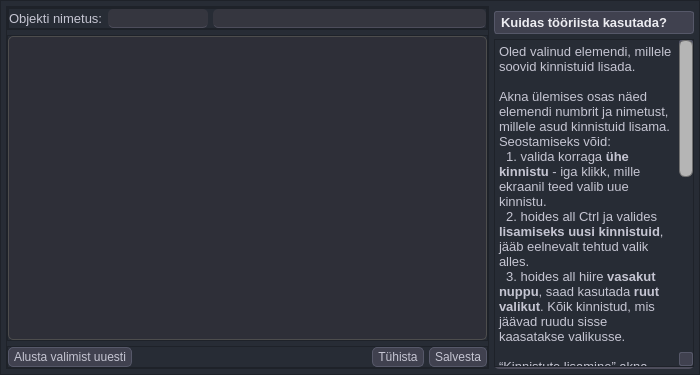
<?xml version="1.0" encoding="UTF-8"?>
<ui version="4.0">
 <class>Dialog</class>
 <widget class="QDialog" name="Dialog">
  <property name="geometry">
   <rect>
    <x>0</x>
    <y>0</y>
    <width>700</width>
    <height>375</height>
   </rect>
  </property>
  <property name="minimumSize">
   <size>
    <width>700</width>
    <height>375</height>
   </size>
  </property>
  <property name="maximumSize">
   <size>
    <width>700</width>
    <height>375</height>
   </size>
  </property>
  <property name="windowTitle">
   <string>Kinnistutega sidumine</string>
  </property>
  <property name="windowOpacity">
   <double>1.000000000000000</double>
  </property>
  <property name="styleSheet">
   <string notr="true">

#lblDescription {
    border: None;
    background-color: #272c35;
    color: #c5c5d2;
    padding-left: 0px; /* Adjust the left padding as needed */
    padding-right: 0px; /* Adjust the right padding as needed */
    padding-top: 0px; /* Adjust the top padding as needed */
    padding-bottom: 0px; /* Adjust the bottom padding as needed */
}


#fHeader, #fHelpMenu, 
#fSettingsFolders, #fSettingsFolderStucture,
#fSettingsMain 
{
   border: 2px solid #4d4d5b;    /*Same border style as QLineEdit */
    border-radius: 5px;
	border-top: none;
    border-left: none;
    border-right: none;
}


QWidget{
    background-color: #272c35;
	color:#c5c5d2
}


/*esialgu jaotamata omadused*/



QCheckBox:disabled {
    color: #8a95a5; /* Adjust text color for disabled state */
}


QAbstractItemView {
	background-color:#40414f;
	color:#ececf1;
	border: 1px solid #565869;
	border-radius: 4px;
	padding-left: 0px
}


QPushButton{
	padding: 2px 5px;
	text-align: center;
	border-radius: 5px;
	background-color:#40414f;
	border: 1px solid #565869;
}


QPushButton:hover{
    background-color: #8e8ea0;
	border: 0.5px solid #acacbe;
	color: #343541;
	text-align: center;
	padding: 2px 5px;
    border-radius: 5px;	
}

QPushButton:disabled {
    background-color: #303040; /* Adjusted disabled background color */
    border: 1px solid #707070; /* Adjust border color for disabled state */
    color: #8a95a5; /* Adjust text color for disabled state */
}

QLabel {
    background-color: #40414f;
    color: #ececf1;
    border: 1px solid #565869;
    border-radius: 3px;
    padding: 3px;
}

#label_12,
#label_11
 {
    background-color: #40414f;
    color: #ececf1;
    border: 1px solid #565869;
	padding: 1px 4px 1px 4px;

}

QLineEdit {
    background-color: #35363f;  /* Lighter background color */
    color: #ececf1;
    border: 1px solid #4d4d5b;  /*Thinner border with a different color */
    border-radius: 5px;
    padding: 1px 4px 1px 4px;	
}

QLineEdit:hover {
    background-color: #3d3e47;  /* Slightly darker background color on hover */
}

/* Remove top and side borders */
QLineEdit {
    border-top: none;
    border-left: none;
    border-right: none;
}

QLineEdit:disabled {
    color: #8a95a5; /* Adjust text color for disabled state */
}



/* General QComboBox styles */
QComboBox {
    background-color: #40414f; /* Set the background color */
    color: #ececf1;
    border: 1px solid #565869;
    border-radius: 3px;
    padding-left: 5px;
}

/* Style the dropdown button */
QComboBox::drop-down {
    background-color: #40414f;
    border: 0px solid #40414f;
    border-radius: 10px;
    width: 16px;
    height: 16px;
    subcontrol-origin: padding;
    subcontrol-position: left; /* Center the arrow icon */
}

/* Style for the list view that shows the items */
QComboBox QAbstractItemView {
    background-color: #40414f;
    border: 1px solid #acacbe;
    selection-background-color: #800080; /* Set the color of the selected row to purple */
    selection-color: #ececf1; /* Ensure the text color of the selected row is readable */
}

/* Style for individual items in the list */
QComboBox QAbstractItemView::item {
    background-color: #40414f;
    color: #ececf1; /* Set the text color */
}

/* Style for the selected item */
QComboBox QAbstractItemView::item:selected {
    background-color: #800080; /* Set the background color of the selected row to purple */
    color: #ececf1; /* Ensure the text color of the selected row is readable */
}

/* Style for the hovered item */
QComboBox QAbstractItemView::item:hover {
    background-color: #a64ca6; /* Set the background color of the hovered row to a lighter purple */
    color: #ececf1; /* Ensure the text color of the hovered row is readable */
}

/* Style the QComboBox when it is focused */
QComboBox:focus {
    border: 0.5px solid #acacbe;
}

/* Style the arrow inside the dropdown */
QComboBox::down-arrow {
    width: 0;
    height: 0;
    border-left: 6px solid #40414f;
    border-right: 6px solid #40414f;
    border-top: 8px solid #ececf1; /* Adjust the color to match your design */
    margin: 8px auto; /* Center the arrow */
}

/* Style the QComboBox when it is in &quot;on&quot; state */
QComboBox::on {
    border: 0.5px solid #acacbe;
}

/* Style the QComboBox when it is disabled */
QComboBox:disabled {
    background-color: #40414f; /* Set the background color for the disabled state */
    border: 1px solid #565869; /* Adjust border color for disabled state */
    color: #8a95a5; /* Adjust text color for disabled state */
}


/* General QTableView adjustments */
QTableView {
    background-color: #2e2f38; /* Dark gray for all rows */
    color: #d1d1e0; /* Light gray text color */
    border: 1px solid #4d4d4d; /* Border color matching the scrollbar groove */
    border-radius: 5px; /* Rounded corners */
    gridline-color: #565869; /* Gridline color */
    selection-background-color: qlineargradient(
        x1: 0, y1: 0, x2: 0, y2: 1,
		stop: 0 rgba(46, 47, 56, 10),   /* Lighter gray with higher transparency (about 47%) */
        stop: 1 rgba(210, 72, 72, 50)    /* Darker red with lower transparency (about 29%) */
    ); /* Gradient for selected cells */
    selection-color: #ececf1; /* Lighter text color for selected cells */
}

/* Adjust header style */
QHeaderView::section {
    background-color: #35353f; /* Darker gray background for the header */
    color: #d1d1e0; /* Light gray text color in the header */
    border-top: 0.5px solid #323232; /* Slightly darker border on top */
    border-left: 0.5px solid #323232; /* Slightly darker border on left */
    border-right: 0.5px solid #323232; /* Slightly darker border on right */
    border-bottom: 1px solid #4d4d4d; /* Lighter bottom border to separate data from headers */
    padding: 1px 3px; /* Slightly reduced padding */
    border-top-left-radius: 2px; /* Retain rounding on the top-left corner */
    border-top-right-radius: 2px; /* Retain rounding on the top-right corner */
    border-bottom-left-radius: 0px; /* No rounding on the bottom-left corner */
    border-bottom-right-radius: 0px; /* No rounding on the bottom-right corner */
    font-size: 11px; /* Reduced font size */
}

/* Style for hovered rows */
QTableView::item:hover {
    background-color: #4e4f5b; /* Medium gray background color when hovering over a row */
    color: #ececf1; /* Text color on hover for better contrast */
}

/* Style for selected rows */
QTableView::item:selected {
    background-color: qlineargradient(
        x1: 0, y1: 0, x2: 0, y2: 1,
		stop: 0 rgba(46, 47, 56, 10),   /* Lighter gray with higher transparency (about 47%) */
        stop: 1 rgba(210, 72, 72, 50)    /* Darker red with lower transparency (about 29%) */
    ); /* Gradient background color for selected rows */
    color: #ececf1; /* Light gray text color for selected rows */
}

/* Style for all rows (non-selected) */
QTableView::item {
    background-color: qlineargradient(
        x1: 0, y1: 0, x2: 0, y2: 1,
        stop: 0 rgba(80, 80, 80, 25),   /* Lighter gray with 20% opacity (2 steps lighter) */
        stop: 1 rgba(42, 42, 51, 255)    /* Darker gray with 35% opacity */
    ); /* Gradient background color for non-selected rows */
    color: #d1d1e0; /* Light gray text color */
}

/* Ensure deselected rows return to their original state */
QTableView::item:!selected {
    background-color: qlineargradient(
        x1: 0, y1: 0, x2: 0, y2: 1,
        stop: 0 rgba(80, 80, 80, 25),   /* Lighter gray with 20% opacity (2 steps lighter) */
        stop: 1 rgba(42, 42, 51, 255)    /* Darker gray with 35% opacity */
    ); /* Reset to the default background color */
    color: #d1d1e0; /* Reset to the default text color */
}

/* General QScrollBar style within QTableView */
QScrollBar:vertical, QScrollBar:horizontal {
    background-color: transparent; /* Ensure the scrollbar background is transparent */
}

/* Vertical scroll bar groove (track) */
QScrollBar::groove:vertical {
    border: 1px solid #4d4d4d; /* Dark border around the groove */
    width: 8px; /* Width of the groove */
    background: #333; /* Darker gray for the groove background */
    border-radius: 3px; /* Adjusted to be less than half of 8px */
}

/* Horizontal scroll bar groove (track) */
QScrollBar::groove:horizontal {
    border: 1px solid #4d4d4d; /* Dark border around the groove */
    height: 8px; /* Height of the groove */
    background: #333; /* Darker gray for the groove background */
    border-radius: 3px; /* Adjusted to be less than half of 8px */
}

/* Vertical scroll bar handle (thumb) */
QScrollBar::handle:vertical {
    background: #b5b5b5; /* Lighter gray for the handle */
    border: 1px solid #707070; /* Slightly darker border for the handle */
    width: 16px; /* Width of the handle */
    border-radius: 6px; /* Adjusted to be less than half of 16px for a rounded effect */
}

/* Horizontal scroll bar handle (thumb) */
QScrollBar::handle:horizontal {
    background: #b5b5b5; /* Lighter gray for the handle */
    border: 1px solid #707070; /* Slightly darker border for the handle */
    height: 16px; /* Height of the handle */
    border-radius: 6px; /* Adjusted to be less than half of 16px for a rounded effect */
}

/* Handle when hovered (both vertical and horizontal) */
QScrollBar::handle:vertical:hover, QScrollBar::handle:horizontal:hover {
    background: #d8d8d8; /* Lighter gray when hovered */
}

/* Handle when pressed (both vertical and horizontal) */
QScrollBar::handle:vertical:pressed, QScrollBar::handle:horizontal:pressed {
    background: #999; /* Darker gray when pressed */
}

/* Slider groove when focused (both vertical and horizontal) */
QScrollBar::groove:vertical:focus, QScrollBar::groove:horizontal:focus {
    background: #444; /* Slightly brighter when focused */
}

/* Scrollbar arrows (both vertical and horizontal) */
QScrollBar::add-line:vertical, QScrollBar::sub-line:vertical,
QScrollBar::add-line:horizontal, QScrollBar::sub-line:horizontal {
    background: #40414f; /* Background for the arrows */
    border: 1px solid #565869; /* Border for the arrows */
    border-radius: 2px; /* Adjusted to be less than half of 4px */
}

/* Arrows on hover */
QScrollBar::add-line:vertical:hover, QScrollBar::sub-line:vertical:hover,
QScrollBar::add-line:horizontal:hover, QScrollBar::sub-line:horizontal:hover {
    background: #8e8ea0; /* Lighter background on hover */
}

/* Style for the scroll bar pages (scroll bar track) */
QScrollBar::add-page:vertical, QScrollBar::sub-page:vertical,
QScrollBar::add-page:horizontal, QScrollBar::sub-page:horizontal {
    background: none; /* No background for the pages */
}
</string>
  </property>
  <property name="modal">
   <bool>false</bool>
  </property>
  <layout class="QVBoxLayout" name="verticalLayout">
   <property name="spacing">
    <number>5</number>
   </property>
   <property name="leftMargin">
    <number>0</number>
   </property>
   <property name="topMargin">
    <number>0</number>
   </property>
   <property name="rightMargin">
    <number>0</number>
   </property>
   <property name="bottomMargin">
    <number>0</number>
   </property>
   <item>
    <widget class="QFrame" name="frame_2">
     <property name="styleSheet">
      <string notr="true"/>
     </property>
     <property name="frameShape">
      <enum>QFrame::StyledPanel</enum>
     </property>
     <property name="frameShadow">
      <enum>QFrame::Raised</enum>
     </property>
     <layout class="QHBoxLayout" name="horizontalLayout_2">
      <property name="spacing">
       <number>5</number>
      </property>
      <property name="leftMargin">
       <number>5</number>
      </property>
      <property name="topMargin">
       <number>5</number>
      </property>
      <property name="rightMargin">
       <number>5</number>
      </property>
      <property name="bottomMargin">
       <number>5</number>
      </property>
      <item>
       <widget class="QFrame" name="frame_3">
        <property name="styleSheet">
         <string notr="true"/>
        </property>
        <property name="frameShape">
         <enum>QFrame::StyledPanel</enum>
        </property>
        <property name="frameShadow">
         <enum>QFrame::Raised</enum>
        </property>
        <layout class="QVBoxLayout" name="verticalLayout_4">
         <property name="spacing">
          <number>5</number>
         </property>
         <property name="leftMargin">
          <number>0</number>
         </property>
         <property name="topMargin">
          <number>0</number>
         </property>
         <property name="rightMargin">
          <number>0</number>
         </property>
         <property name="bottomMargin">
          <number>0</number>
         </property>
         <item>
          <widget class="QFrame" name="frHeading">
           <property name="frameShape">
            <enum>QFrame::StyledPanel</enum>
           </property>
           <property name="frameShadow">
            <enum>QFrame::Raised</enum>
           </property>
           <layout class="QVBoxLayout" name="verticalLayout_2">
            <property name="spacing">
             <number>5</number>
            </property>
            <property name="leftMargin">
             <number>0</number>
            </property>
            <property name="topMargin">
             <number>0</number>
            </property>
            <property name="rightMargin">
             <number>0</number>
            </property>
            <property name="bottomMargin">
             <number>0</number>
            </property>
            <item>
             <widget class="QFrame" name="frame">
              <property name="minimumSize">
               <size>
                <width>100</width>
                <height>0</height>
               </size>
              </property>
              <property name="font">
               <font>
                <pointsize>10</pointsize>
               </font>
              </property>
              <property name="frameShape">
               <enum>QFrame::StyledPanel</enum>
              </property>
              <property name="frameShadow">
               <enum>QFrame::Raised</enum>
              </property>
              <layout class="QHBoxLayout" name="horizontalLayout_3">
               <property name="spacing">
                <number>5</number>
               </property>
               <property name="leftMargin">
                <number>0</number>
               </property>
               <property name="topMargin">
                <number>0</number>
               </property>
               <property name="rightMargin">
                <number>0</number>
               </property>
               <property name="bottomMargin">
                <number>0</number>
               </property>
               <item>
                <widget class="QLabel" name="lblDescription">
                 <property name="font">
                  <font>
                   <pointsize>10</pointsize>
                  </font>
                 </property>
                 <property name="text">
                  <string>Objekti nimetus:</string>
                 </property>
                </widget>
               </item>
               <item>
                <widget class="QLineEdit" name="leElementNumber">
                 <property name="minimumSize">
                  <size>
                   <width>100</width>
                   <height>0</height>
                  </size>
                 </property>
                 <property name="maximumSize">
                  <size>
                   <width>100</width>
                   <height>16777215</height>
                  </size>
                 </property>
                 <property name="acceptDrops">
                  <bool>false</bool>
                 </property>
                 <property name="readOnly">
                  <bool>true</bool>
                 </property>
                </widget>
               </item>
               <item>
                <widget class="QLineEdit" name="leElementName">
                 <property name="acceptDrops">
                  <bool>false</bool>
                 </property>
                 <property name="readOnly">
                  <bool>true</bool>
                 </property>
                </widget>
               </item>
              </layout>
             </widget>
            </item>
           </layout>
          </widget>
         </item>
         <item>
          <widget class="QFrame" name="frTable">
           <property name="frameShape">
            <enum>QFrame::StyledPanel</enum>
           </property>
           <property name="frameShadow">
            <enum>QFrame::Raised</enum>
           </property>
           <layout class="QHBoxLayout" name="horizontalLayout">
            <property name="spacing">
             <number>5</number>
            </property>
            <property name="leftMargin">
             <number>0</number>
            </property>
            <property name="topMargin">
             <number>0</number>
            </property>
            <property name="rightMargin">
             <number>0</number>
            </property>
            <property name="bottomMargin">
             <number>0</number>
            </property>
            <item>
             <widget class="QTableView" name="tvProperties"/>
            </item>
           </layout>
          </widget>
         </item>
         <item>
          <widget class="QFrame" name="fButtons">
           <property name="frameShape">
            <enum>QFrame::StyledPanel</enum>
           </property>
           <property name="frameShadow">
            <enum>QFrame::Raised</enum>
           </property>
           <layout class="QHBoxLayout" name="horizontalLayout_7">
            <property name="spacing">
             <number>5</number>
            </property>
            <property name="leftMargin">
             <number>0</number>
            </property>
            <property name="topMargin">
             <number>0</number>
            </property>
            <property name="rightMargin">
             <number>0</number>
            </property>
            <property name="bottomMargin">
             <number>0</number>
            </property>
            <item>
             <widget class="QPushButton" name="pbClear_list">
              <property name="text">
               <string>Alusta valimist uuesti</string>
              </property>
              <property name="icon">
               <iconset>
                <normaloff>../icons/Icons_hele/refresh-cw.svg</normaloff>../icons/Icons_hele/refresh-cw.svg</iconset>
              </property>
             </widget>
            </item>
            <item>
             <spacer name="horizontalSpacer_2">
              <property name="orientation">
               <enum>Qt::Horizontal</enum>
              </property>
              <property name="sizeHint" stdset="0">
               <size>
                <width>411</width>
                <height>20</height>
               </size>
              </property>
             </spacer>
            </item>
            <item>
             <widget class="QPushButton" name="pbCancel">
              <property name="text">
               <string>Tühista</string>
              </property>
              <property name="icon">
               <iconset>
                <normaloff>../icons/Icons_hele/x-circle.svg</normaloff>../icons/Icons_hele/x-circle.svg</iconset>
              </property>
             </widget>
            </item>
            <item>
             <widget class="QPushButton" name="pbSave">
              <property name="font">
               <font>
                <family>Tahoma</family>
               </font>
              </property>
              <property name="text">
               <string>Salvesta</string>
              </property>
              <property name="icon">
               <iconset>
                <normaloff>../icons/Icons_hele/save.svg</normaloff>../icons/Icons_hele/save.svg</iconset>
              </property>
              <property name="iconSize">
               <size>
                <width>16</width>
                <height>16</height>
               </size>
              </property>
             </widget>
            </item>
           </layout>
          </widget>
         </item>
        </layout>
       </widget>
      </item>
      <item>
       <widget class="QFrame" name="fHelpMenu">
        <property name="minimumSize">
         <size>
          <width>200</width>
          <height>0</height>
         </size>
        </property>
        <property name="maximumSize">
         <size>
          <width>200</width>
          <height>16777215</height>
         </size>
        </property>
        <property name="styleSheet">
         <string notr="true"/>
        </property>
        <property name="frameShape">
         <enum>QFrame::StyledPanel</enum>
        </property>
        <property name="frameShadow">
         <enum>QFrame::Raised</enum>
        </property>
        <layout class="QVBoxLayout" name="verticalLayout_10">
         <property name="spacing">
          <number>5</number>
         </property>
         <property name="leftMargin">
          <number>0</number>
         </property>
         <property name="topMargin">
          <number>5</number>
         </property>
         <property name="rightMargin">
          <number>0</number>
         </property>
         <property name="bottomMargin">
          <number>0</number>
         </property>
         <item>
          <widget class="QLabel" name="label_4">
           <property name="font">
            <font>
             <pointsize>10</pointsize>
             <weight>75</weight>
             <bold>true</bold>
            </font>
           </property>
           <property name="text">
            <string>Kuidas tööriista kasutada?</string>
           </property>
           <property name="textFormat">
            <enum>Qt::AutoText</enum>
           </property>
          </widget>
         </item>
         <item>
          <widget class="QTextEdit" name="textEdit">
           <property name="font">
            <font>
             <pointsize>10</pointsize>
            </font>
           </property>
           <property name="html">
            <string>&lt;!DOCTYPE HTML PUBLIC &quot;-//W3C//DTD HTML 4.0//EN&quot; &quot;http://www.w3.org/TR/REC-html40/strict.dtd&quot;&gt;
&lt;html&gt;&lt;head&gt;&lt;meta name=&quot;qrichtext&quot; content=&quot;1&quot; /&gt;&lt;style type=&quot;text/css&quot;&gt;
p, li { white-space: pre-wrap; }
&lt;/style&gt;&lt;/head&gt;&lt;body style=&quot; font-family:'MS Shell Dlg 2'; font-size:10pt; font-weight:400; font-style:normal;&quot;&gt;
&lt;p style=&quot; margin-top:0px; margin-bottom:0px; margin-left:0px; margin-right:0px; -qt-block-indent:0; text-indent:0px;&quot;&gt;Oled valinud elemendi, millele soovid kinnistuid lisada. &lt;/p&gt;
&lt;p style=&quot;-qt-paragraph-type:empty; margin-top:0px; margin-bottom:0px; margin-left:0px; margin-right:0px; -qt-block-indent:0; text-indent:0px;&quot;&gt;&lt;br /&gt;&lt;/p&gt;
&lt;p style=&quot; margin-top:0px; margin-bottom:0px; margin-left:0px; margin-right:0px; -qt-block-indent:0; text-indent:0px;&quot;&gt;Akna ülemises osas näed elemendi numbrit ja nimetust, millele asud kinnistuid lisama.&lt;/p&gt;
&lt;p style=&quot; margin-top:0px; margin-bottom:0px; margin-left:0px; margin-right:0px; -qt-block-indent:0; text-indent:0px;&quot;&gt;Seostamiseks võid: &lt;/p&gt;
&lt;p style=&quot; margin-top:0px; margin-bottom:0px; margin-left:0px; margin-right:0px; -qt-block-indent:0; text-indent:0px;&quot;&gt;  1. valida korraga &lt;span style=&quot; font-weight:600;&quot;&gt;ühe kinnistu&lt;/span&gt; - iga klikk, mille ekraanil teed valib uue kinnistu.&lt;/p&gt;
&lt;p style=&quot; margin-top:0px; margin-bottom:0px; margin-left:0px; margin-right:0px; -qt-block-indent:0; text-indent:0px;&quot;&gt;  2. hoides all Ctrl ja valides&lt;span style=&quot; font-weight:600;&quot;&gt; lisamiseks uusi kinnistuid&lt;/span&gt;, jääb eelnevalt tehtud valik alles.&lt;/p&gt;
&lt;p style=&quot; margin-top:0px; margin-bottom:0px; margin-left:0px; margin-right:0px; -qt-block-indent:0; text-indent:0px;&quot;&gt;  3. hoides all hiire &lt;span style=&quot; font-weight:600;&quot;&gt;vasakut nuppu&lt;/span&gt;, saad kasutada &lt;span style=&quot; font-weight:600;&quot;&gt;ruut valikut&lt;/span&gt;. Kõik kinnistud, mis jäävad ruudu sisse kaasatakse valikusse.&lt;/p&gt;
&lt;p style=&quot;-qt-paragraph-type:empty; margin-top:0px; margin-bottom:0px; margin-left:0px; margin-right:0px; -qt-block-indent:0; text-indent:0px;&quot;&gt;&lt;br /&gt;&lt;/p&gt;
&lt;p style=&quot; margin-top:0px; margin-bottom:0px; margin-left:0px; margin-right:0px; -qt-block-indent:0; text-indent:0px;&quot;&gt;“Kinnistute lisamine” akna nimekirjas kuvatakse koheselt iga uus valitud kinnistu.&lt;/p&gt;
&lt;p style=&quot;-qt-paragraph-type:empty; margin-top:0px; margin-bottom:0px; margin-left:0px; margin-right:0px; -qt-block-indent:0; text-indent:0px;&quot;&gt;&lt;br /&gt;&lt;/p&gt;
&lt;p style=&quot; margin-top:0px; margin-bottom:0px; margin-left:0px; margin-right:0px; -qt-block-indent:0; text-indent:0px;&quot;&gt;Kasutades valikuid:&lt;/p&gt;
&lt;p style=&quot; margin-top:0px; margin-bottom:0px; margin-left:0px; margin-right:0px; -qt-block-indent:0; text-indent:0px;&quot;&gt;&lt;span style=&quot; font-weight:600;&quot;&gt;Alusta valimist uuesti&lt;/span&gt; - tühistab kaardil tehtud valiku ja saad uuesti valitud elemendile kinnistute lisamist alustada&lt;/p&gt;
&lt;p style=&quot; margin-top:0px; margin-bottom:0px; margin-left:0px; margin-right:0px; -qt-block-indent:0; text-indent:0px;&quot;&gt;&lt;span style=&quot; font-weight:600;&quot;&gt;Tühista&lt;/span&gt; - tühistab valitud kinnistud ja sulgeb “Kinnistute sidumine” akna&lt;/p&gt;
&lt;p style=&quot; margin-top:0px; margin-bottom:0px; margin-left:0px; margin-right:0px; -qt-block-indent:0; text-indent:0px;&quot;&gt;&lt;span style=&quot; font-weight:600;&quot;&gt;Salvesta&lt;/span&gt; - salvestab valitud kinnistud kinnistud elemendi külge. &lt;span style=&quot; font-weight:600; text-decoration: underline;&quot;&gt;NB! Uute seoste nägemiseks vajuta värskendamise nuppu!&lt;/span&gt;&lt;/p&gt;
&lt;p style=&quot;-qt-paragraph-type:empty; margin-top:0px; margin-bottom:0px; margin-left:0px; margin-right:0px; -qt-block-indent:0; text-indent:0px;&quot;&gt;&lt;br /&gt;&lt;/p&gt;
&lt;p style=&quot; margin-top:0px; margin-bottom:0px; margin-left:0px; margin-right:0px; -qt-block-indent:0; text-indent:0px;&quot;&gt;Sul on võimalik kasutada ka muid QGIS valiku meetodeid. Kuniks see tööriist on avatud ja valikuid teostatakse kinnistute kihil, kaasatakse kinnistud lisatavate kinnistute hulka. &lt;/p&gt;
&lt;p style=&quot; margin-top:0px; margin-bottom:0px; margin-left:0px; margin-right:0px; -qt-block-indent:0; text-indent:0px;&quot;&gt;&lt;br /&gt;&lt;/p&gt;
&lt;p style=&quot;-qt-paragraph-type:empty; margin-top:0px; margin-bottom:0px; margin-left:0px; margin-right:0px; -qt-block-indent:0; text-indent:0px;&quot;&gt;&lt;br /&gt;&lt;/p&gt;
&lt;p style=&quot;-qt-paragraph-type:empty; margin-top:0px; margin-bottom:0px; margin-left:0px; margin-right:0px; -qt-block-indent:0; text-indent:0px;&quot;&gt;&lt;br /&gt;&lt;/p&gt;&lt;/body&gt;&lt;/html&gt;</string>
           </property>
           <property name="overwriteMode">
            <bool>false</bool>
           </property>
           <property name="textInteractionFlags">
            <set>Qt::TextSelectableByKeyboard|Qt::TextSelectableByMouse</set>
           </property>
          </widget>
         </item>
        </layout>
       </widget>
      </item>
     </layout>
    </widget>
   </item>
  </layout>
 </widget>
 <resources/>
 <connections/>
</ui>
